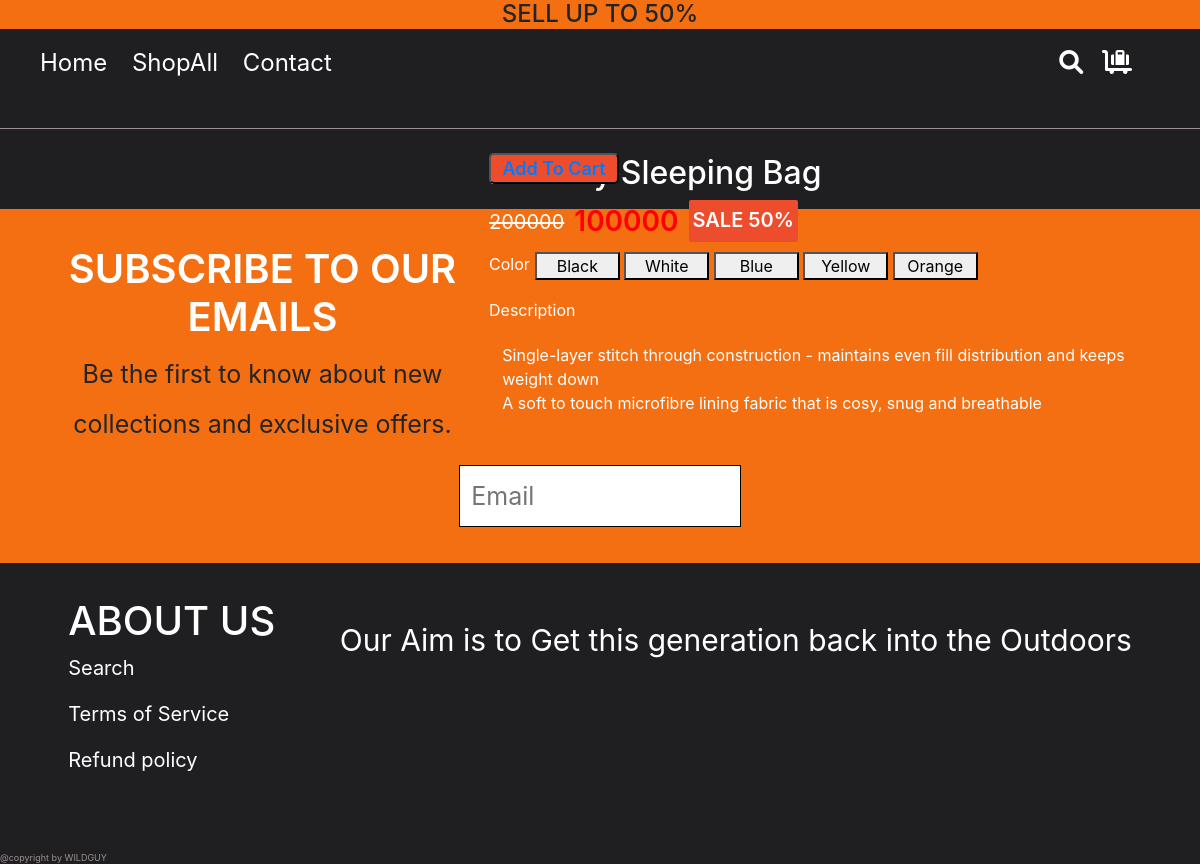
/CDIO2/Views/Sleeping Bag/SB_detail.php?id=1, run on the app's committed database.
### tables this page shows
CREATE TABLE `sleeping_bag` (
  `Id` int(11) NOT NULL,
  `Image` varchar(255) NOT NULL,
  `Name` varchar(255) NOT NULL,
  `Price` double NOT NULL,
  `Description` varchar(255) DEFAULT NULL
);

### CDIO2/Models/Sleeping_BagDB.php (called while the page is built, shortened)
<?php
include 'connectDb.php';
function getSleeping_BagById($id){
    global $db;
    $product = $db->query("SELECT * from `sleeping_bag` WHERE id = $id")->fetch();
    return $product;
}
?>

### CDIO2/Views/Sleeping Bag/SB_detail.php (the view, shortened to what this page needs)
<?php
    include '../../Models/Sleeping_BagDB.php';
    $product = getSleeping_BagById($_GET['id']);
?>
<!DOCTYPE html>
<html lang="en">
<head>
    <link rel="stylesheet" href="../../fontawesome-free-6.1.1-web/css/all.min.css">
    <link rel="stylesheet" href="../../style.css">
    <link rel="stylesheet" href="../../shoppingcss.css">
    <link rel="stylesheet" href="https://cdn.jsdelivr.net/npm/bootstrap@4.6.1/dist/css/bootstrap.min.css">
</head>
<body>
    <div class="total_page">
        <div class="header">
            <div class="container-fluid text-center">
                <h4>SELL UP TO 50% </h4>
            </div>
        </div>
        <div class="content">
        <div class="content_menu">
                <nav class="navbar navbar-expand-lg   navbar-dark ">
                    <div class="collapse navbar-collapse " id="collapsibleNavbar">
                        <ul class="navbar-nav">
                            <li class="nav-item">
                                <a class="nav-link " href="../Home/Home.php">Home</a>
                            </li>
                            <li class="nav-item">
                                <a class="nav-link " href="../../index.php?page=fishing">ShopAll</a>
                            </li>
                            <li class="nav-item">
                                <a class="nav-link " href="../Contact/Contact.php">Contact</a>
                            </li>
                        </ul>
                    </div>
                    <div class="collapse navbar-collapse justify-content-end" style="padding-right: 4%;" id="collapsibleNavbar">
                        <ul class="navbar-nav">
                            <li class="nav-item">
                                <a class="nav-link " href="#">
                                    <i class="fa-solid fa-magnifying-glass"></i>
                                </a>
                            </li>
                            <li class="nav-item">
                                <a class="nav-link " href="../Cart/Cart.php">
                                    <i class="fa-solid fa-cart-flatbed-suitcase"></i>
                                </a>
                            </li>
                        </ul>
                    </div>
                </nav>
            </div>
            <div class="container">
                <div class="product">
                    <div class="product_img">
                        <ul class="list_product_img">
                            <li>
                            </li>
                        </ul>
                    </div>
                    <div class="product_info">
                        <h2> <?php echo $product['Name'] ?></h2>
                        <div class="product_price">
                            <div class="price_sale">
                                <?php echo $product['Price'] ?>
                            </div>
                            <div class="price_real"> <?php echo $product['Price'] - $product['Price']*50/100 ?> </div>
                            <div class="sale"> Sale 50%</div>
                        </div>
                        <div class="color">
                            <label style="margin-right: 5px;">Color</label>
                            <div class="list_color">
                                <button>Black</button>
                                <button>White</button>
                                <button>Blue</button>
                                <button>Yellow</button>
                                <button>Orange</button>
                            </div>
                        </div>
                        <div class="descrip_size">
                            <label class="des_size" style="margin-right: 5px;">Description</label>
                            <div class="des_size des_detail">
                                <?php echo $product['Description'] ?>
                            </div>
                        </div>
                        <div class="add_to_cart">
                            <button class="btn_add">
                                <a href="../../index.php?page=sleeping_bag&function=add_to_cart&id=<?php echo $product['Id']; ?>"> Add To Cart</a>
                            </button>
                        </div>
                    </div>
                </div>
            </div>
            <div class="subcribe">
                <div class="subcribe-content">
                    <h1>SUBSCRIBE TO OUR EMAILS</h1>
                    <p>Be the first to know about new collections and exclusive offers.</p>
                    <input type="email" placeholder="Email" name="text2">
                </div>
            </div>
            <div class="footer">
            <div class="left">
                <h1>ABOUT US</h1>
                <p>Search</p>
                <p>Terms of Service</p>
                <p>Refund policy</p>
            </div>
            <div class="right">
                <div class="right-text">
                    <p>Our Aim is to Get this generation back into the Outdoors</p>
                </div>
            </div>
        </div>
        <div class="copyright">@copyright by WILDGUY</div>
        </div>
</body>
</html>

### CDIO2/style.css (style rules this page uses)
* { margin: 0; padding: 0; list-style: none; text-decoration: none; }
.header .container-fluid { background-color: #f46f11; }
h1 { color: white; }
.content_menu { height: 100px; border-bottom: 1px solid #9b8f8f; }
.content { background-color: #1f1f21; }
.content_menu { background-color: #1f1f21; margin-top: -8px; }
.navbar-nav .nav-item { font-size: 24px; padding-right: 3%; }
.collapse ul.navbar-nav li.nav-item a { color: white; }
.subcribe { background-color: #f46f11; }
.subcribe-content { padding: 3%; text-align: center; line-height: 2; }
.subcribe-content h1 { font-size: 40px; font-weight: 600; }
.subcribe-content p { font-size: 25px; }
.subcribe-content input { background-color: #ffffff; border: 1px solid black; width: 25%; line-height: 2.4; font-size: 25px; padding-left: 1%; }
.footer { background-color: #1f1f21; color: white; padding-bottom: 5%; padding-left: 3%; padding-right: 3%; display: flex; justify-content: space-around; }
.left { padding-top: 3%; font-size: 20px; }
.right-text { padding-top: 7%; font-size: 30px; }
.copyright { background-color: #1f1f21; color: #9b8f8f; font-size: xx-small; }

### CDIO2/shoppingcss.css (style rules this page uses)
* { margin: 0; padding: 0; list-style: none; text-decoration: none; }
.product { display: block; margin: 0 auto; position: relative; margin: 15px 0px; }
.product_img { width: 35%; display: inline-block; }
.list_product_img { width: 100%; display: inline-block; }
.list_product_img li:first-child { width: 100%; display: inline-block; }
.list_product_img li { width: 80px; display: inline-block; margin-right: 7px; margin-top: 10px; }
.product_info { width: 60%; float: right; display: inline-block; color: white; margin-top: 10px; }
.product_price { display: flex; }
.price_sale { font-size: 20px; text-decoration: line-through; margin-right: 10px; margin-top: 7px; }
.price_real { font-size: 28px; font-weight: 600; color: red; margin-right: 10px; }
.sale { font-size: 20px; text-transform: uppercase; background: #ee4d2d; border-radius: 2px; padding: 10px 4px; font-weight: 600; line-height: 1; white-space: nowrap; }
.color { display: flex; color: white; margin-top: 10px; }
.color button { width: 85px; }
.add_to_cart button { position: absolute; width: 130px; bottom: 10px; background-color: #ee4d2d; border-radius: 5px; font-size: 18px; font-weight: 600; }

### CDIO2/Views/Sleeping Bag/SB_detail.php (style rules this page uses)
.descrip_size { width: 100%; height: 100%; }
.des_size { font-size: 100%; margin-top: 2%; }
.des_detail { margin-left: 2%; }

### data on the page
sleeping_bag: Name "Mummy Sleeping Bag", Price "200000", $product['Price']-$product['Price']*50/100 "100000", Description "Single-layer stitch through construction - maintains even fill distribution and keeps weight down A soft to touch microfibre lining fabric that is cosy, snug and breathable"
